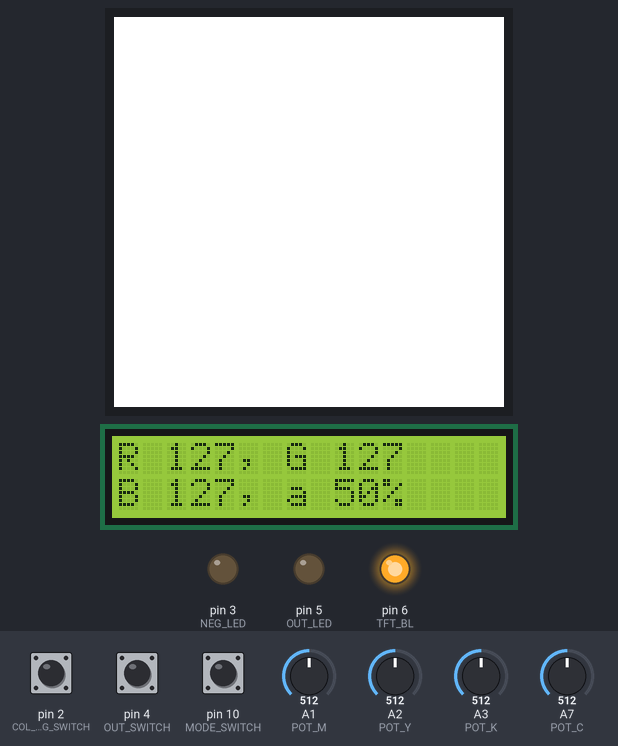
Bench run of a sketch on a simulated Arduino Nano, built with avr-gcc and run on an emulated ATmega328P. Shown: 130×130 colour display, 16×2 character LCD, output pins drawn as LEDs (lit = HIGH). Inputs (shaded band) come from the test bench; at power-on: pin 4 (OUT_SWITCH) HIGH, A1 (POT_M) = 512, pin 10 (MODE_SWITCH) HIGH, A2 (POT_Y) = 512, pin 2 (COL_NEG_SWITCH) HIGH, A3 (POT_K) = 512, A7 (POT_C) = 512.

Above: at 3.6 s.
3.7 s: pin 4 (OUT_SWITCH) pulled LOW for 0.15 s
At 3.91 s:
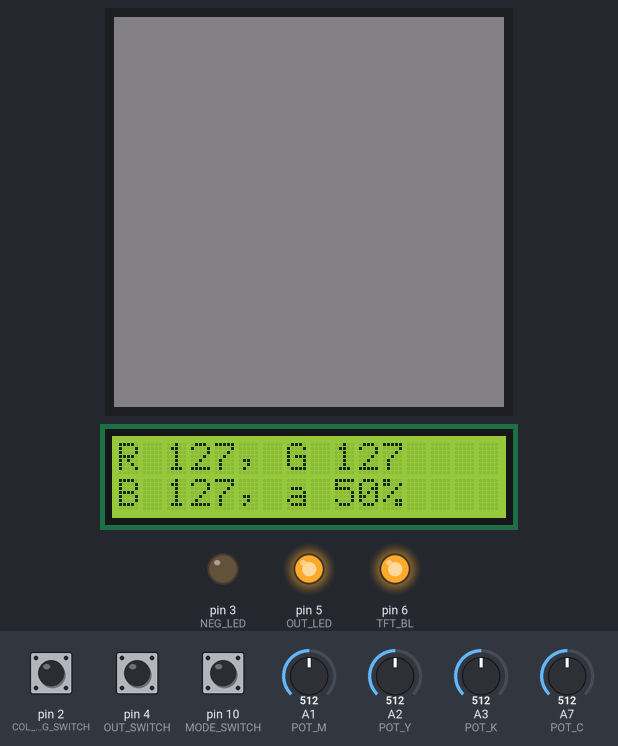
5.5 s: A1 (POT_M) set to 992
At 6.6 s:
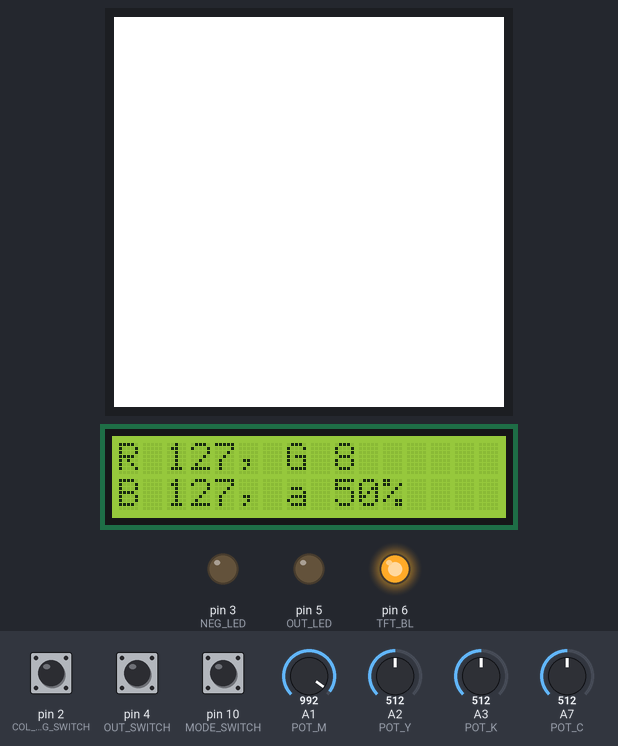
8.5 s: pin 10 (MODE_SWITCH) pulled LOW for 1 s
At 9.5 s:
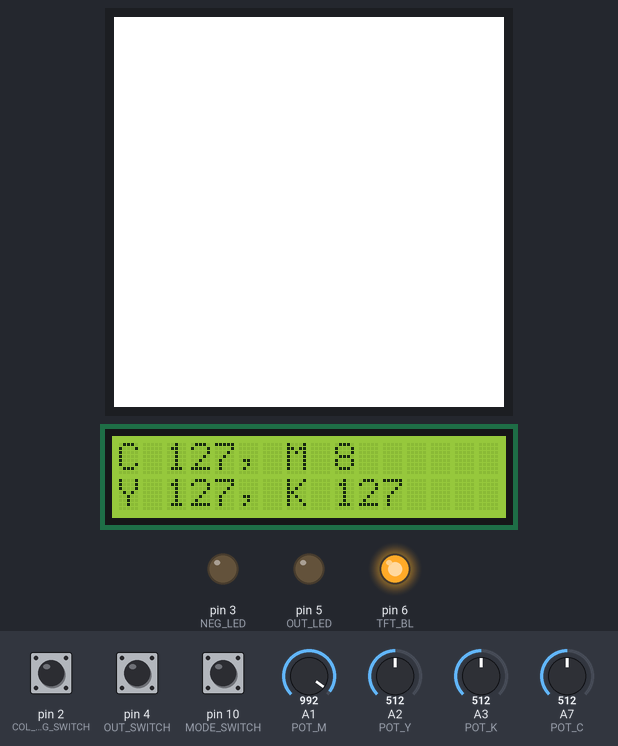
12.5 s: A1 (POT_M) set to 306
At 13.3 s:
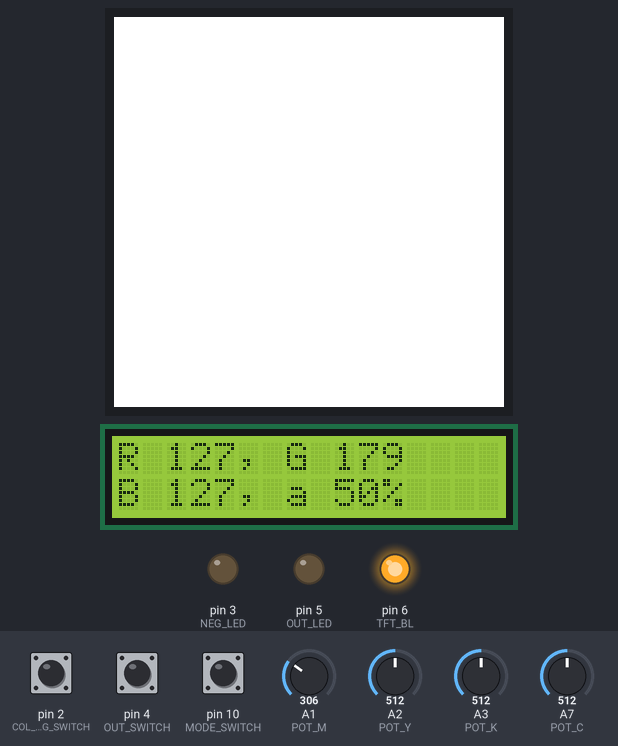
15.5 s: A2 (POT_Y) set to 716
At 16.9 s:
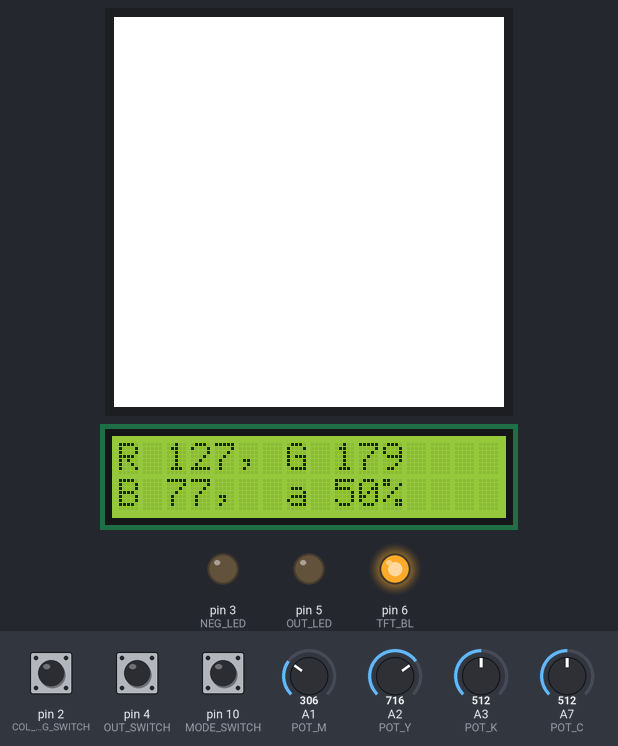
18.5 s: A2 (POT_Y) set to 306
At 20.1 s:
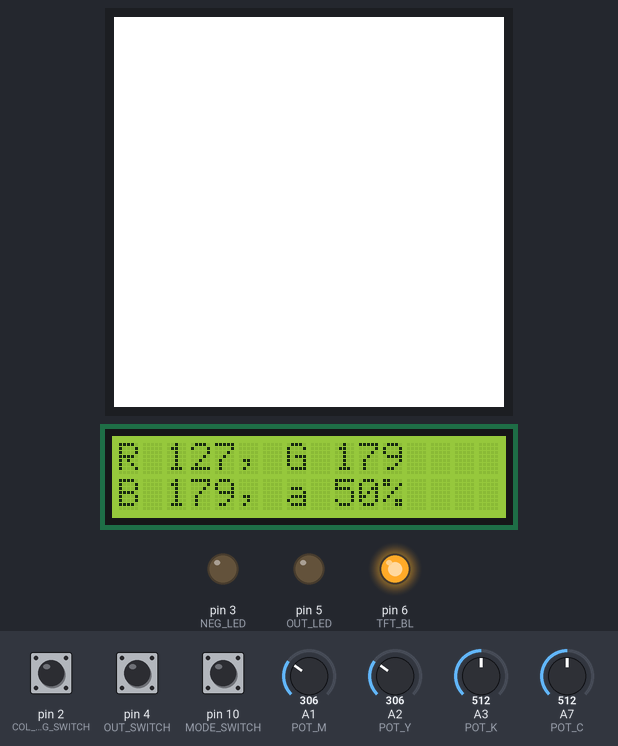
Timing chart, 0 to 21.6 s (numbered marks = the images above; inputs shaded):
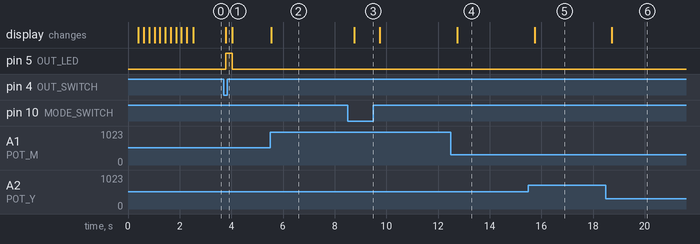

Measured:
- after the input at 3.7 s, pin 5 (OUT_LED): LOW → HIGH after 0.09 s, → LOW 0.25 s later; the display: changes after 0.09 s (image 1)
- after the input at 5.5 s, the display: changes at once (image 2)
- after the input at 8.5 s, the display: changes after 0.26 s (image 3)
- after the input at 12.5 s, the display: changes after 0.24 s (image 4)
- after the input at 15.5 s, the display: changes after 0.24 s (image 5)
- after the input at 18.5 s, the display: changes after 0.23 s (image 6)

The sketch:

ardu.ino
```cpp
// (licence header left out)
#include <Arduino_GFX_Library.h>  // LCD control library for the modified SPI display
#include <LiquidCrystal_I2C.h>    // a library for controlling the info LCD

#define TFT_CS 9
#define TFT_DC 8
#define TFT_RST 7
#define TFT_BL 6   // ^ additional pins for the LCD

#define MODE_SWITCH 10     // RGB alpha/CMYK switch
#define COL_NEG_SWITCH 2  // color negate switch
#define NEG_LED 3         // LED indicating if the color is negated or not
#define OUT_SWITCH 4      // output enable switch
#define OUT_LED 5         // output enable LED indicator

#define POT_C A7  // potentiometer used to set cyan/red value (depending on the state of MODE_SWITCH)
#define POT_M A1  // magenta/green
#define POT_Y A2  // yellow/blue
#define POT_K A3  // key/alpha

float C = 0;  // cyan
float M = 0;  // magenta
float Y = 0;  // yellow
float K = 0;  // key

unsigned char R = 0;  // red
unsigned char G = 0;  // green
unsigned char B = 0;  // blue

Arduino_DataBus *bus = new Arduino_HWSPI(TFT_DC, TFT_CS);
Arduino_GFX *gfx = new Arduino_SSD1283A(bus, TFT_RST, 0 /* rotation */); // ^ bus and gfx pinout config

LiquidCrystal_I2C lcd(0x27, 16, 2);  // I2C address 0x27, 16 columns and 2 rows

int a = 0;  // alpha


void showStartupScreen() {
  for (int i = 0; i <= 10; ++i) {  // startup info, blinking for two seconds
    if (i % 2 == 0) {
      lcd.clear();
      lcd.print("Starting up..");
    }
    else {
      lcd.print(".");
    }
    delay(200);
  }
}

void setup() {
  Serial.begin(9600);
  pinMode(MODE_SWITCH, INPUT_PULLUP);
  pinMode(COL_NEG_SWITCH, INPUT_PULLUP);
  pinMode(OUT_SWITCH, INPUT_PULLUP);
  pinMode(NEG_LED, OUTPUT);
  pinMode(OUT_LED, OUTPUT);

  pinMode(TFT_BL, OUTPUT);
  digitalWrite(TFT_BL, HIGH);

  gfx->begin();
  lcd.init();           // initialize the info LCD
  lcd.backlight();      // light up the backlight
  lcd.home();           // set LCD cursor to home position
  showStartupScreen();
  lcd.clear();
  lcd.noCursor();       // turning off the cursor
}


void loop() {
  if (digitalRead(MODE_SWITCH) == LOW) {
    C = analogRead(POT_C) * 0.249266; // 0.249266 = 255/1023
    M = analogRead(POT_M) * 0.249266;
    Y = analogRead(POT_Y) * 0.249266;
    K = analogRead(POT_K) * 0.249266;  // ^ setting CMYK values

    R = abs(M - Y) + K;
    if (R > 255) R = 255;
    G = abs(C - Y) + K;
    if (G > 255) G = 255;
    B = abs(C - M) + K;
    if (B > 255) B = 255;
  }
  else {
    a = 255 - analogRead(POT_K) * 0.249266;
    R = analogRead(POT_C) * 0.249266 - a / 1023;
    G = analogRead(POT_M) * 0.249266 - a / 1023;
    B = analogRead(POT_Y) * 0.249266 - a / 1023;  // ^ setting RGB alpha values directly
  }

  if (digitalRead(COL_NEG_SWITCH) == LOW) { // setting the output color to a negative of what's set
    a = 255 - a;
    R = 255 - a - R;
    G = 255 - a - G;
    B = 255 - a - B;
    digitalWrite(NEG_LED, HIGH); // indicating that color negating is on
  }
  else digitalWrite(NEG_LED, LOW);

  lcd.clear();
  lcd.home();

  if (digitalRead(MODE_SWITCH) == LOW) {
    lcd.setCursor(0, 0);
    lcd.print("C ");
    lcd.print(255 - C, 0);
    lcd.print(", ");
    lcd.setCursor(7, 0);
    lcd.print("M ");
    lcd.print(255 - M, 0);
    lcd.setCursor(0, 1);
    lcd.print("Y ");
    lcd.print(255 - Y, 0);
    lcd.print(", ");
    lcd.setCursor(7, 1);
    lcd.print("K ");
    lcd.print(255 - K, 0); // ^ displaying CMYK values
  }
  else {
    lcd.setCursor(0, 0);
    lcd.print("R ");
    lcd.print(255 - analogRead(POT_C) * 0.249266, 0);
    lcd.print(", ");
    lcd.setCursor(7, 0);
    lcd.print("G ");
    lcd.print(255 - analogRead(POT_M) * 0.249266, 0);
    lcd.setCursor(0, 1);
    lcd.print("B ");
    lcd.print(255 - analogRead(POT_Y) * 0.249266, 0);
    lcd.print(", ");
    lcd.setCursor(7, 1);
    lcd.print("a ");
    lcd.print(100 - analogRead(POT_K) * (100.0 / 1023.0), 0);
    lcd.print("%");  // ^ displaying RGB alpha values
  }

  if (digitalRead(OUT_SWITCH) == LOW) {
    gfx->fillScreen(gfx->color565(255 - R, 255 - G, 255 - B));  // writing set RGB values to the main LCD
    digitalWrite(OUT_LED, HIGH);
  }
  else {
    gfx->fillScreen(WHITE);  // clearing out the main LCD if output enable switch is off
    digitalWrite(OUT_LED, LOW);
  }
  delay(200);
}
```
